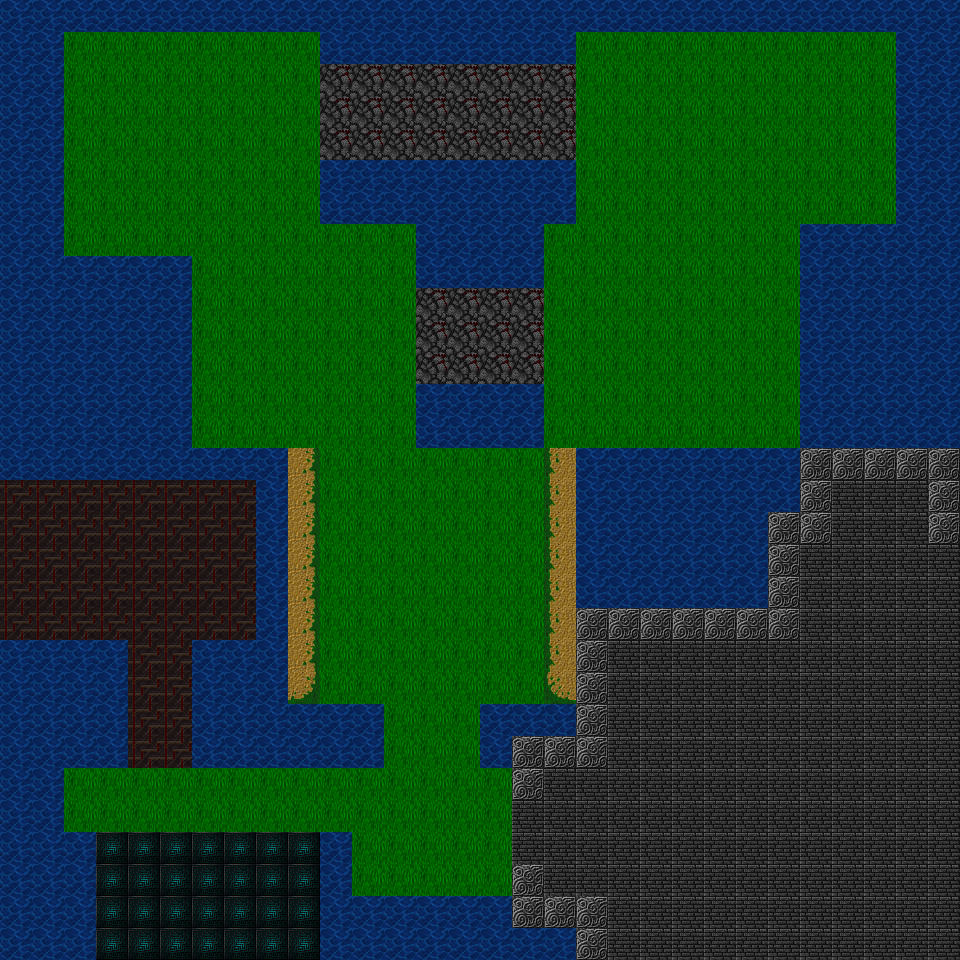

This is a level from a 2D game, rendered from its Tiled map with the project's own tilesets. A one-line summary and the complete map file follow:
An orthogonal 30x30 tile map with 32x32 px tiles, 2 tile layers (Background, Collision).

<map version="1.9" tiledversion="1.9.2" orientation="orthogonal" renderorder="right-down" width="30" height="30" tilewidth="32" tileheight="32" infinite="0" nextlayerid="3" nextobjectid="1">
 <tileset firstgid="1" source="Tiles.tsx" />
 <layer id="2" name="Background" width="30" height="30">
  <data encoding="csv">
0,0,0,0,0,0,0,0,0,0,0,0,0,0,0,0,0,0,0,0,0,0,0,0,0,0,0,0,0,0,
0,0,290,290,290,290,290,290,290,290,0,0,0,0,0,0,0,0,290,290,290,290,290,290,290,290,290,290,0,0,
0,0,290,290,290,290,290,290,290,290,165,165,165,165,165,165,165,165,290,290,290,290,290,290,290,290,290,290,0,0,
0,0,290,290,290,290,290,290,290,290,165,165,165,165,165,165,165,165,290,290,290,290,290,290,290,290,290,290,0,0,
0,0,290,290,290,290,290,290,290,290,165,165,165,165,165,165,165,165,290,290,290,290,290,290,290,290,290,290,0,0,
0,0,290,290,290,290,290,290,290,290,0,0,0,0,0,0,0,0,290,290,290,290,290,290,290,290,290,290,0,0,
0,0,290,290,290,290,290,290,290,290,0,0,0,0,0,0,0,0,290,290,290,290,290,290,290,290,290,290,0,0,
0,0,290,290,290,290,290,290,290,290,290,290,290,0,0,0,0,290,290,290,290,290,290,290,290,0,0,0,0,0,
0,0,0,0,0,0,290,290,290,290,290,290,290,0,0,0,0,290,290,290,290,290,290,290,290,0,0,0,0,0,
0,0,0,0,0,0,290,290,290,290,290,290,290,165,165,165,165,290,290,290,290,290,290,290,290,0,0,0,0,0,
0,0,0,0,0,0,290,290,290,290,290,290,290,165,165,165,165,290,290,290,290,290,290,290,290,0,0,0,0,0,
0,0,0,0,0,0,290,290,290,290,290,290,290,165,165,165,165,290,290,290,290,290,290,290,290,0,0,0,0,0,
0,0,0,0,0,0,290,290,290,290,290,290,290,0,0,0,0,290,290,290,290,290,290,290,290,0,0,0,0,0,
0,0,0,0,0,0,290,290,290,290,290,290,290,0,0,0,0,290,290,290,290,290,290,290,290,0,0,0,0,0,
0,0,0,0,0,0,0,0,0,291,290,290,290,290,290,290,290,325,0,0,0,0,0,0,0,0,0,0,0,0,
227,227,227,227,227,227,227,227,0,291,290,290,290,290,290,290,290,325,0,0,0,0,0,0,0,0,260,260,260,0,
227,227,227,227,227,227,227,227,0,291,290,290,290,290,290,290,290,325,0,0,0,0,0,0,0,0,260,260,260,0,
227,227,227,227,227,227,227,227,0,291,290,290,290,290,290,290,290,325,0,0,0,0,0,0,0,260,260,260,260,260,
227,227,227,227,227,227,227,227,0,291,290,290,290,290,290,290,290,325,0,0,0,0,0,0,0,260,260,260,260,260,
227,227,227,227,227,227,227,227,0,291,290,290,290,290,290,290,290,325,0,0,0,0,0,0,0,260,260,260,260,260,
0,0,0,0,227,227,0,0,0,291,290,290,290,290,290,290,290,325,0,260,260,260,260,260,260,260,260,260,260,260,
0,0,0,0,227,227,0,0,0,321,290,290,290,290,290,290,290,323,0,260,260,260,260,260,260,260,260,260,260,260,
0,0,0,0,227,227,0,0,0,0,0,0,290,290,290,0,0,0,0,260,260,260,260,260,260,260,260,260,260,260,
0,0,0,0,227,227,0,0,0,0,0,0,290,290,290,0,0,0,0,260,260,260,260,260,260,260,260,260,260,260,
0,0,290,290,290,290,290,290,290,290,290,290,290,290,290,290,0,260,260,260,260,260,260,260,260,260,260,260,260,260,
0,0,290,290,290,290,290,290,290,290,290,290,290,290,290,290,260,260,260,260,260,260,260,260,260,260,260,260,260,260,
0,0,0,132,132,132,132,132,132,132,0,290,290,290,290,290,260,260,260,260,260,260,260,260,260,260,260,260,260,260,
0,0,0,132,132,132,132,132,132,132,0,290,290,290,290,290,0,260,260,260,260,260,260,260,260,260,260,260,260,260,
0,0,0,132,132,132,132,132,132,132,0,0,0,0,0,0,0,0,0,260,260,260,260,260,260,260,260,260,260,260,
0,0,0,132,132,132,132,132,132,132,0,0,0,0,0,0,0,0,0,260,260,260,260,260,260,260,260,260,260,260
</data>
 </layer>
 <layer id="1" name="Collision" width="30" height="30">
  <data encoding="csv">
1441,1441,1441,1441,1441,1441,1441,1441,1441,1441,1441,1441,1441,1441,1441,1441,1441,1441,1441,1441,1441,1441,1441,1441,1441,1441,1441,1441,1441,1441,
1441,1441,0,0,0,0,0,0,0,0,1441,1441,1441,1441,1441,1441,1441,1441,0,0,0,0,0,0,0,0,0,0,1441,1441,
1441,1441,0,0,0,0,0,0,0,0,0,0,0,0,0,0,0,0,0,0,0,0,0,0,0,0,0,0,1441,1441,
1441,1441,0,0,0,0,0,0,0,0,0,0,0,0,0,0,0,0,0,0,0,0,0,0,0,0,0,0,1441,1441,
1441,1441,0,0,0,0,0,0,0,0,0,0,0,0,0,0,0,0,0,0,0,0,0,0,0,0,0,0,1441,1441,
1441,1441,0,0,0,0,0,0,0,0,1441,1441,1441,1441,1441,1441,1441,1441,0,0,0,0,0,0,0,0,0,0,1441,1441,
1441,1441,0,0,0,0,0,0,0,0,1441,1441,1441,1441,1441,1441,1441,1441,0,0,0,0,0,0,0,0,0,0,1441,1441,
1441,1441,0,0,0,0,0,0,0,0,0,0,0,1441,1441,1441,1441,0,0,0,0,0,0,0,0,1441,1441,1441,1441,1441,
1441,1441,1441,1441,1441,1441,0,0,0,0,0,0,0,1441,1441,1441,1441,0,0,0,0,0,0,0,0,1441,1441,1441,1441,1441,
1441,1441,1441,1441,1441,1441,0,0,0,0,0,0,0,0,0,0,0,0,0,0,0,0,0,0,0,1441,1441,1441,1441,1441,
1441,1441,1441,1441,1441,1441,0,0,0,0,0,0,0,0,0,0,0,0,0,0,0,0,0,0,0,1441,1441,1441,1441,1441,
1441,1441,1441,1441,1441,1441,0,0,0,0,0,0,0,0,0,0,0,0,0,0,0,0,0,0,0,1441,1441,1441,1441,1441,
1441,1441,1441,1441,1441,1441,0,0,0,0,0,0,0,1441,1441,1441,1441,0,0,0,0,0,0,0,0,1441,1441,1441,1441,1441,
1441,1441,1441,1441,1441,1441,0,0,0,0,0,0,0,1441,1441,1441,1441,0,0,0,0,0,0,0,0,1441,1441,1441,1441,1441,
1441,1441,1441,1441,1441,1441,1441,1441,1441,0,0,0,0,0,0,0,0,0,1441,1441,1441,1441,1441,1441,1441,932,932,932,932,932,
0,0,0,0,0,0,0,0,1441,0,0,0,0,0,0,0,0,0,1441,1441,1441,1441,1441,1441,1441,932,0,0,0,932,
0,0,0,0,0,0,0,0,1441,0,0,0,0,0,0,0,0,0,1441,1441,1441,1441,1441,1441,932,932,0,0,0,932,
0,0,0,0,0,0,0,0,1441,0,0,0,0,0,0,0,0,0,1441,1441,1441,1441,1441,1441,932,0,0,0,0,0,
0,0,0,0,0,0,0,0,1441,0,0,0,0,0,0,0,0,0,1441,1441,1441,1441,1441,1441,932,0,0,0,0,0,
0,0,0,0,0,0,0,0,1441,0,0,0,0,0,0,0,0,0,932,932,932,932,932,932,932,0,0,0,0,0,
1441,1441,1441,1441,0,0,1441,1441,1441,0,0,0,0,0,0,0,0,0,932,0,0,0,0,0,0,0,0,0,0,0,
1441,1441,1441,1441,0,0,1441,1441,1441,0,0,0,0,0,0,0,0,0,932,0,0,0,0,0,0,0,0,0,0,0,
1441,1441,1441,1441,0,0,1441,1441,1441,1441,1441,1441,0,0,0,1441,1441,1441,932,0,0,0,0,0,0,0,0,0,0,0,
1441,1441,1441,1441,0,0,1441,1441,1441,1441,1441,1441,0,0,0,1441,932,932,932,0,0,0,0,0,0,0,0,0,0,0,
1441,1441,0,0,0,0,0,0,0,0,0,0,0,0,0,0,932,0,0,0,0,0,0,0,0,0,0,0,0,0,
1441,1441,0,0,0,0,0,0,0,0,0,0,0,0,0,0,0,0,0,0,0,0,0,0,0,0,0,0,0,0,
1441,1441,1441,0,0,0,0,0,0,0,1441,0,0,0,0,0,0,0,0,0,0,0,0,0,0,0,0,0,0,0,
1441,1441,1441,0,0,0,0,0,0,0,1441,0,0,0,0,0,932,0,0,0,0,0,0,0,0,0,0,0,0,0,
1441,1441,1441,0,0,0,0,0,0,0,1441,1441,1441,1441,1441,1441,932,932,932,0,0,0,0,0,0,0,0,0,0,0,
1441,1441,1441,0,0,0,0,0,0,0,1441,1441,1441,1441,1441,1441,1441,1441,932,0,0,0,0,0,0,0,0,0,0,0
</data>
 </layer>
</map>
